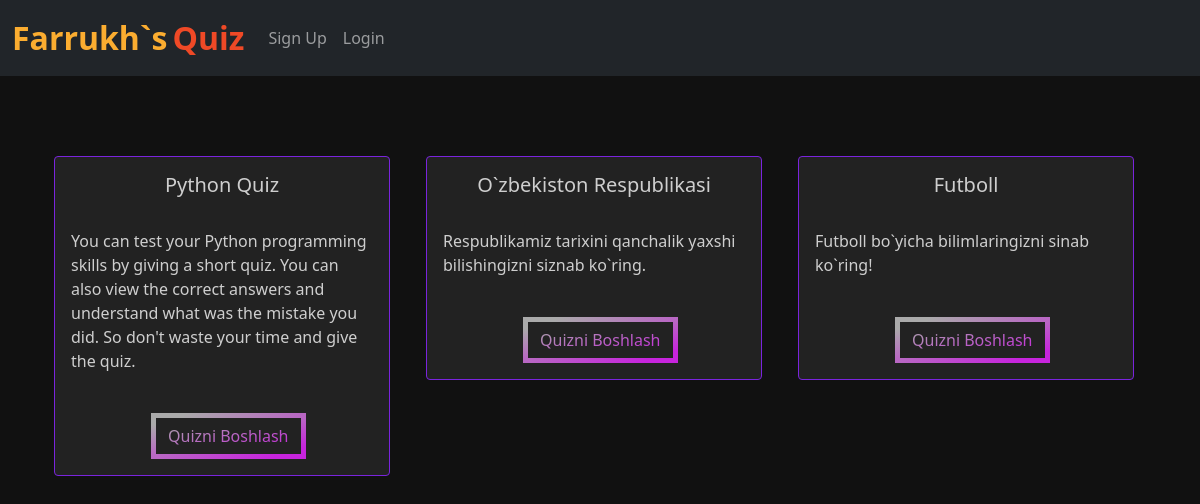
The page / on the database its author committed.
### home/models.py (models this page shows, shortened)
class Quiz(models.Model):
    name = models.CharField(max_length=50)
    desc = models.CharField(max_length=500)
    number_of_questions = models.IntegerField(default=1)
    time = models.IntegerField(help_text="Duration of the quiz in seconds", default="60")

### home/views.py (the view)
# urls.py: path("", views.index, name="index"),
def index(request):
    quiz = Quiz.objects.all()
    para = {'quiz' : quiz}
    return render(request, "index.html", para)

### home/templates/index.html (shortened to what this page needs)
{% extends 'base.html' %}
{% load static %}
{% block body %}
<br><br><br>
<div class="container">
  <div class="container mx-auto mt-2">
    <div class="row">
      {% for i in quiz %}
      <div class="col-md-4">
        <div class="card" style="width: 21rem;">
          <div class="card-body">
            <h5 class="card-title" style="text-align: center;">{{i.name}}</h5>
            <br>
            <p class="card-text">{{i.desc}}</p>
            <br>
            <button data-bs-target="#exampleModal" data-bs-toggle="modal" data-time="{{i.time}}"
              data-questions="{{i.number_of_questions}}" data-name="{{i.name}}" data-id="{{i.id}}" id="btn"
              style="justify-content: center;" class="attempt btn mr-2 modal-button">Quizni Boshlash</button>
          </div>
        </div>
      </div>
      {% endfor %}
    </div>
  </div>
</div>
{% endblock %}

### home/templates/base.html (shortened to what this page needs)
<!doctype html>
<html lang="en">
  <head>
    <link href="https://cdn.jsdelivr.net/npm/bootstrap@5.0.2/dist/css/bootstrap.min.css" rel="stylesheet">
  </head>
  <body>
    <nav class="navbar navbar-expand-lg navbar-dark bg-dark">
        <div class="container-fluid">
          <a class="navbar-brand" href="/"><span class="head1">Farrukh`s</span> <span class="head2">Quiz</span></a>
          <div class="collapse navbar-collapse" id="navbarSupportedContent">
              {% if user.is_authenticated %}
              <ul class="navbar-nav me-auto mb-2 mb-lg-0">
                <li class="nav-item">
                  <a class="nav-link" href="#">Welcome {{request.user}}</a>
                </li>
                <li class="nav-item">
                    <a class="nav-link" href="/logout">Logout</a>
                  </li>
                  {% if user.is_superuser %}
                  <div class="collapse navbar-collapse" id="navbarNavDarkDropdown">
                    <ul class="navbar-nav">
                      <li class="nav-item dropdown">
                        <a class="nav-link dropdown-toggle" href="#" id="navbarDarkDropdownMenuLink" role="button" data-bs-toggle="dropdown" aria-expanded="false">
                          Admin
                        </a>
                        <ul class="dropdown-menu dropdown-menu-dark" aria-labelledby="navbarDarkDropdownMenuLink">
                          <li><a class="dropdown-item" href="/add_quiz/">Quiz Qo`shish</a></li>
                          <li><a class="dropdown-item" href="/add_question/">Savol Qo`shish</a></li>
                          <li><a class="dropdown-item" href="/results/">Foydalanuvchilarning Natijalari</a></li>
                        </ul>
                      </li>
                    </ul>
                  </div>
                  {% endif %}
              </ul>
              {% else %}
            <ul class="navbar-nav me-auto mb-2 mb-lg-0">
              <li class="nav-item">
                <a class="nav-link" href="/signup">Sign Up</a>
              </li>
              <li class="nav-item">
                <a class="nav-link" href="/login">Login</a>
              </li>
            </ul>
            {% endif %}
          </div>
        </div>
      </nav>
      {% block body %} {% endblock %}
  </body>
</html>

### home/templates/index.html (style rules this page uses)
.attempt { --gradient: linear-gradient(to left top, #c724dd 10%, #aaaaaa 90%) !important; }
body { background: #111; }
.card { background: #222; border: 1px solid #7a24dd; color: rgba(250, 250, 250, 0.8); margin-bottom: 3rem; }
#btn { border: 5px solid; border-image-slice: 1; background: var(--gradient) !important; -webkit-background-clip: text !important; -webkit-text-fill-color: transparent !important; border-image-source: var(--gradient) !important; text-decoration: none; position: relative; left: 80px; }
.head1 { color: #FBAD30; font-size: 2rem; font-weight: bold; height: 50px; }
.head2 { color: #EF4926; font-size: 2rem; font-weight: bold; }
.container-fluid { height: 60px; }

### rows shown on the page
Quiz: name "Python Quiz", desc "You can test your Python programming skills by giving a short quiz. You can also view the correct answers and understand what was the mistake you did. So don't waste your time and give the quiz."
Quiz: name "O`zbekiston Respublikasi", desc "Respublikamiz tarixini qanchalik yaxshi bilishingizni siznab ko`ring."
Quiz: name "Futboll", desc "Futboll bo`yicha bilimlaringizni sinab ko`ring!"
